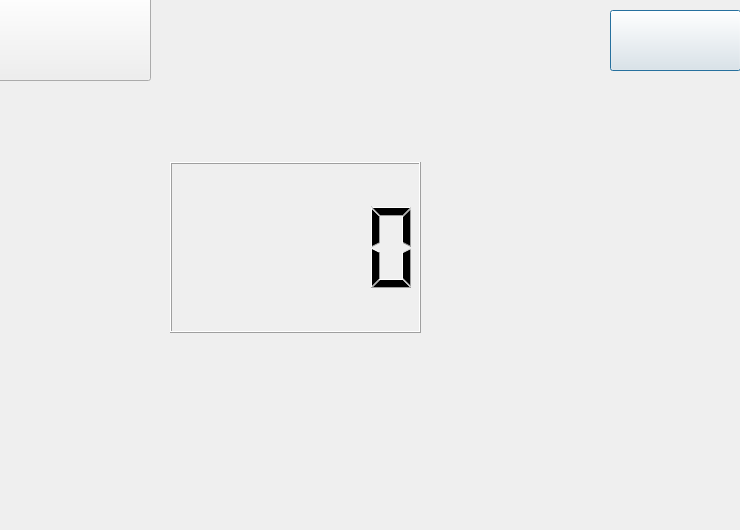
<?xml version="1.0" encoding="UTF-8"?>
<ui version="4.0">
 <class>GameWindow</class>
 <widget class="QDialog" name="GameWindow">
  <property name="geometry">
   <rect>
    <x>0</x>
    <y>0</y>
    <width>740</width>
    <height>530</height>
   </rect>
  </property>
  <property name="windowTitle">
   <string>Dialog</string>
  </property>
  <property name="styleSheet">
   <string notr="true">border-image: url(:/picture/caveBackground.jpg);</string>
  </property>
  <widget class="QPushButton" name="newgameButton">
   <property name="geometry">
    <rect>
     <x>610</x>
     <y>10</y>
     <width>131</width>
     <height>61</height>
    </rect>
   </property>
   <property name="styleSheet">
    <string notr="true">border-image: url(:/picture/newgameButton.png);</string>
   </property>
   <property name="text">
    <string/>
   </property>
  </widget>
  <widget class="QPushButton" name="returnmainButton">
   <property name="geometry">
    <rect>
     <x>-20</x>
     <y>-10</y>
     <width>171</width>
     <height>91</height>
    </rect>
   </property>
   <property name="styleSheet">
    <string notr="true">border-image: url(:/picture/returnButton.png);</string>
   </property>
   <property name="text">
    <string/>
   </property>
  </widget>
  <widget class="QLCDNumber" name="lcdNumber">
   <property name="geometry">
    <rect>
     <x>170</x>
     <y>162</y>
     <width>251</width>
     <height>171</height>
    </rect>
   </property>
   <property name="autoFillBackground">
    <bool>false</bool>
   </property>
   <property name="styleSheet">
    <string notr="true">color: rgb(0, 0, 0);</string>
   </property>
  </widget>
 </widget>
 <resources/>
 <connections/>
</ui>
